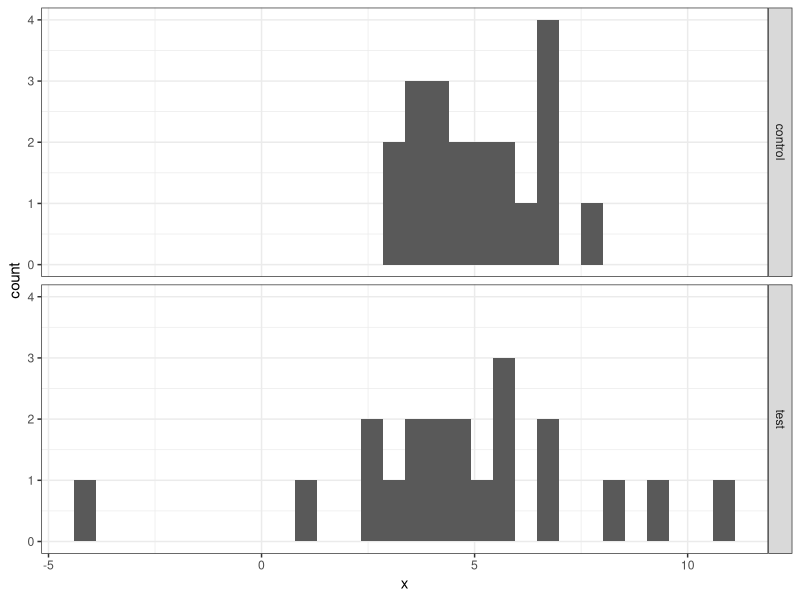
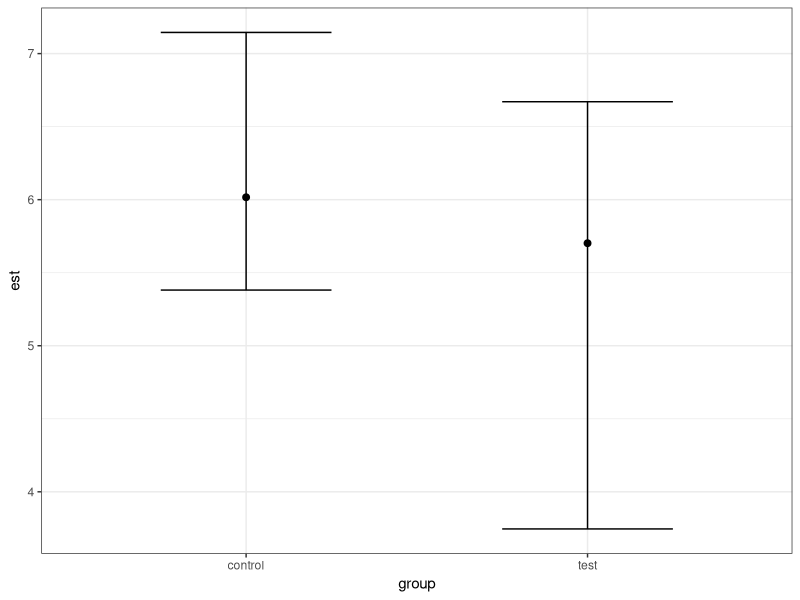

Here is the R script that generated these plots, in order:
setwd("~/wlm2023/pics-dev")

library(tidyverse)
theme_set(theme_bw())

set.seed(321)

pop_control <- rnorm(10^6, mean = 5, sd = 2)
pop_test <- rnorm(10^6, mean = 5, sd = 3)

sample_control <- sample(pop_control, size = 20)
sample_test = sample(pop_test, size = 20)

tibble(x = c(sample_control, sample_test),
       gr = rep(c("control", "test"), each = 20)) |> 
    ggplot(aes(x)) +
    geom_histogram() +
    facet_grid(gr ~ .)

# sample = sample_control
set.seed(555)
boot_ci <- function(sample, estimator, ..., tests = 10000, ci = .95) {
    n = length(sample)
    estimation = estimator(sample, ...)
    samples = matrix(sample(sample, n*tests, replace = TRUE), n)
    estimations = apply(samples, 2, estimator, ...)
    result = c(est = estimation,
        quantile(estimation - estimations, 
                      probs = c((1 - ci) / 2, 1 - (1 - ci) / 2)) + estimation)
    return(result)
}

control_ci <- boot_ci(sample_control, quantile, probs = .7)
test_ci <- boot_ci(sample_test, quantile, probs = .7)

# quantile(sample_control, .7)
# quantile(sample_test, .7)
# 
# quantile(pop_control, .7)
# quantile(pop_test, .7)

tibble(ci = c(control_ci, test_ci),
       side = rep(c("est", "low", "high"), times = 2),
       group = rep(c("control", "test"), each = 3)) |> 
    pivot_wider(names_from = side, values_from = ci) |>
    ggplot(aes(x = group)) +
    geom_point(aes(y = est), size = 2) +
    geom_errorbar(aes(ymin = low, ymax = high), width = .5)

